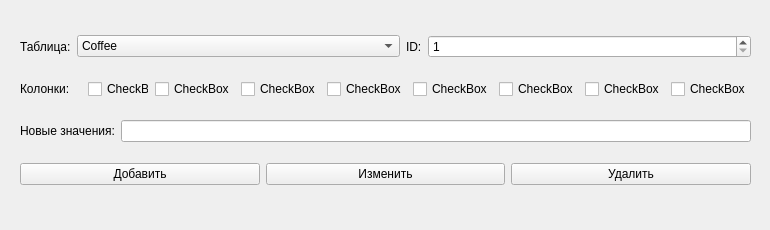
<?xml version="1.0" encoding="UTF-8"?>
<ui version="4.0">
 <class>Form</class>
 <widget class="QWidget" name="Form">
  <property name="geometry">
   <rect>
    <x>0</x>
    <y>0</y>
    <width>770</width>
    <height>230</height>
   </rect>
  </property>
  <property name="windowTitle">
   <string>Редактирование БД</string>
  </property>
  <layout class="QVBoxLayout" name="verticalLayout">
   <item>
    <widget class="QWidget" name="widget" native="true">
     <widget class="QWidget" name="verticalLayoutWidget">
      <property name="geometry">
       <rect>
        <x>9</x>
        <y>9</y>
        <width>731</width>
        <height>181</height>
       </rect>
      </property>
      <layout class="QVBoxLayout" name="verticalLayout_2">
       <item>
        <layout class="QHBoxLayout" name="horizontalLayout_4">
         <item>
          <widget class="QLabel" name="label">
           <property name="sizePolicy">
            <sizepolicy hsizetype="Fixed" vsizetype="Preferred">
             <horstretch>0</horstretch>
             <verstretch>0</verstretch>
            </sizepolicy>
           </property>
           <property name="text">
            <string>Таблица:</string>
           </property>
          </widget>
         </item>
         <item>
          <widget class="QComboBox" name="comboBox">
           <item>
            <property name="text">
             <string>Coffee</string>
            </property>
           </item>
           <item>
            <property name="text">
             <string>Roasting</string>
            </property>
           </item>
           <item>
            <property name="text">
             <string>Types</string>
            </property>
           </item>
           <item>
            <property name="text">
             <string>Varieties</string>
            </property>
           </item>
          </widget>
         </item>
         <item>
          <widget class="QLabel" name="label_2">
           <property name="sizePolicy">
            <sizepolicy hsizetype="Fixed" vsizetype="Preferred">
             <horstretch>0</horstretch>
             <verstretch>0</verstretch>
            </sizepolicy>
           </property>
           <property name="text">
            <string>ID:</string>
           </property>
          </widget>
         </item>
         <item>
          <widget class="QSpinBox" name="spinBox">
           <property name="minimum">
            <number>1</number>
           </property>
          </widget>
         </item>
        </layout>
       </item>
       <item>
        <layout class="QHBoxLayout" name="horizontalLayout_5">
         <item>
          <widget class="QLabel" name="label_3">
           <property name="text">
            <string>Колонки:</string>
           </property>
          </widget>
         </item>
         <item>
          <widget class="QCheckBox" name="checkBox">
           <property name="sizePolicy">
            <sizepolicy hsizetype="Ignored" vsizetype="Fixed">
             <horstretch>0</horstretch>
             <verstretch>0</verstretch>
            </sizepolicy>
           </property>
           <property name="text">
            <string>CheckBox</string>
           </property>
          </widget>
         </item>
         <item>
          <widget class="QCheckBox" name="checkBox_2">
           <property name="text">
            <string>CheckBox</string>
           </property>
          </widget>
         </item>
         <item>
          <widget class="QCheckBox" name="checkBox_3">
           <property name="text">
            <string>CheckBox</string>
           </property>
          </widget>
         </item>
         <item>
          <widget class="QCheckBox" name="checkBox_4">
           <property name="text">
            <string>CheckBox</string>
           </property>
          </widget>
         </item>
         <item>
          <widget class="QCheckBox" name="checkBox_5">
           <property name="text">
            <string>CheckBox</string>
           </property>
          </widget>
         </item>
         <item>
          <widget class="QCheckBox" name="checkBox_6">
           <property name="text">
            <string>CheckBox</string>
           </property>
          </widget>
         </item>
         <item>
          <widget class="QCheckBox" name="checkBox_7">
           <property name="text">
            <string>CheckBox</string>
           </property>
          </widget>
         </item>
         <item>
          <widget class="QCheckBox" name="checkBox_8">
           <property name="text">
            <string>CheckBox</string>
           </property>
          </widget>
         </item>
        </layout>
       </item>
       <item>
        <layout class="QHBoxLayout" name="horizontalLayout">
         <item>
          <widget class="QLabel" name="label_4">
           <property name="text">
            <string>Новые значения:</string>
           </property>
          </widget>
         </item>
         <item>
          <widget class="QLineEdit" name="lineEdit"/>
         </item>
        </layout>
       </item>
       <item>
        <layout class="QHBoxLayout" name="horizontalLayout_3">
         <item>
          <widget class="QPushButton" name="addButton">
           <property name="text">
            <string>Добавить</string>
           </property>
          </widget>
         </item>
         <item>
          <widget class="QPushButton" name="changeButton">
           <property name="text">
            <string>Изменить</string>
           </property>
          </widget>
         </item>
         <item>
          <widget class="QPushButton" name="delButton">
           <property name="text">
            <string>Удалить</string>
           </property>
          </widget>
         </item>
        </layout>
       </item>
      </layout>
     </widget>
    </widget>
   </item>
  </layout>
 </widget>
 <resources/>
 <connections/>
</ui>
